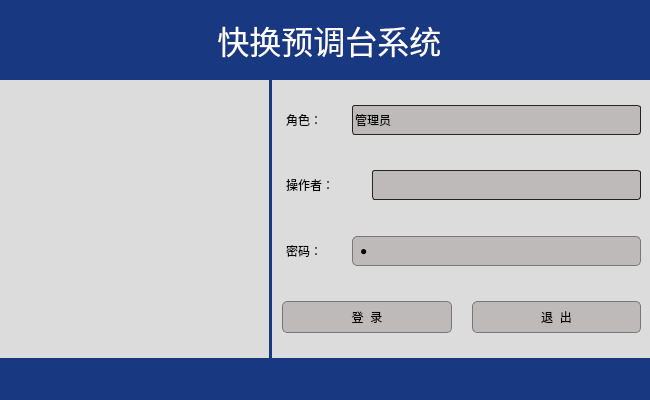
<?xml version="1.0" encoding="UTF-8"?>
<ui version="4.0">
 <class>loginForm</class>
 <widget class="QWidget" name="loginForm">
  <property name="geometry">
   <rect>
    <x>0</x>
    <y>0</y>
    <width>650</width>
    <height>400</height>
   </rect>
  </property>
  <property name="minimumSize">
   <size>
    <width>650</width>
    <height>400</height>
   </size>
  </property>
  <property name="maximumSize">
   <size>
    <width>650</width>
    <height>400</height>
   </size>
  </property>
  <property name="windowTitle">
   <string>登录</string>
  </property>
  <property name="styleSheet">
   <string notr="true">
QWidget
{
    background-color: #DCDCDC;
    padding: 1px;
    border-radius: 0px;
    opacity: 0;
	color: rgb(0, 0, 0);
/*
	font: 12pt ;
*/
}

 
QWidget #widget1,#widget2
{
     color: #F0F0F0;
	 background-color: #183881;
     padding: 1px;
     border-radius: 0px;
     opacity: 0;
}

QLabel#label_4,#label_5
{
     color:#FFFFFF;
	 background-color: #183881;
}


QFrame#line
{
	background-color: #183881;
}

QComboBox{
border:1px solid #242424;
border-radius:3px;
padding:2px;
background:none;
selection-background-color:#484848;
selection-color:#DCDCDC;
}

QLineEdit
{
    background-color: #BFBABA;
    selection-background-color: #D1DBCB;
    selection-color: black;
    padding: 5px;
    border-style: solid;
    border: 1px solid #76797C;
    border-radius: 5px;
    color: #000000;
}

QPushButton
{
    color: #000000;
    background-color: #BFBABA;
    border-width: 1px;
    border-color: #76797C;
    border-style: solid;
    padding: 5px;
	border-radius:5px;
}

QPushButton:disabled
{
    background-color: #C2C46B;
    border-width: 1px;
    border-color: #76797C;
    border-style: solid;
    padding-top: 5px;
    padding-bottom: 5px;
    padding-left: 10px;
    padding-right: 10px;
    border-radius: 2px;
    color: #000000;
}

QPushButton:focus {
    background-color: #D1DBCB;
    color: black;
}

QPushButton:pressed
{
    color: black;
    background-color: #D1DBCB;
    padding-top: -15px;
    padding-bottom: -17px;
}
QPushButton:checked{
    background-color: #76797C;
    border-color: #6A6969;
}


QComboBox{
	border:1px solid #242424;
	border-radius:3px;
	padding:2px;
	background:#BFBABA;
}
QComboBox::down-arrow,QDateEdit[calendarPopup=&quot;true&quot;]::down-arrow,QTimeEdit[calendarPopup=&quot;true&quot;]::down-arrow,QDateTimeEdit[calendarPopup=&quot;true&quot;]::down-arrow{
image:url(:/qss_icons/rc/add_bottom.png);
width:10px;
height:10px;
right:2px;
}

QComboBox::drop-down,QDateEdit::drop-down,QTimeEdit::drop-down,QDateTimeEdit::drop-down{
subcontrol-origin:padding;
subcontrol-position:top right;
width:15px;
border-left-width:0px;
border-left-style:solid;
border-top-right-radius:3px;
border-bottom-right-radius:3px;
border-left-color:#242424;
}

QComboBox::drop-down:on{
top:1px;
}</string>
  </property>
  <layout class="QVBoxLayout" name="verticalLayout_2" stretch="0,1,0">
   <property name="spacing">
    <number>0</number>
   </property>
   <property name="leftMargin">
    <number>0</number>
   </property>
   <property name="topMargin">
    <number>0</number>
   </property>
   <property name="rightMargin">
    <number>0</number>
   </property>
   <property name="bottomMargin">
    <number>0</number>
   </property>
   <item>
    <widget class="QWidget" name="widget1" native="true">
     <property name="minimumSize">
      <size>
       <width>0</width>
       <height>80</height>
      </size>
     </property>
     <property name="maximumSize">
      <size>
       <width>16777215</width>
       <height>80</height>
      </size>
     </property>
     <layout class="QHBoxLayout" name="horizontalLayout_6">
      <property name="spacing">
       <number>0</number>
      </property>
      <property name="leftMargin">
       <number>0</number>
      </property>
      <property name="topMargin">
       <number>0</number>
      </property>
      <property name="rightMargin">
       <number>0</number>
      </property>
      <property name="bottomMargin">
       <number>0</number>
      </property>
      <item>
       <widget class="QLabel" name="label_4">
        <property name="font">
         <font>
          <pointsize>24</pointsize>
         </font>
        </property>
        <property name="text">
         <string> 快换预调台系统</string>
        </property>
        <property name="alignment">
         <set>Qt::AlignCenter</set>
        </property>
       </widget>
      </item>
     </layout>
    </widget>
   </item>
   <item>
    <layout class="QHBoxLayout" name="horizontalLayout_5" stretch="0,0,0">
     <property name="spacing">
      <number>10</number>
     </property>
     <property name="leftMargin">
      <number>9</number>
     </property>
     <property name="rightMargin">
      <number>9</number>
     </property>
     <item>
      <widget class="QLabel" name="label_6">
       <property name="minimumSize">
        <size>
         <width>250</width>
         <height>0</height>
        </size>
       </property>
       <property name="text">
        <string/>
       </property>
       <property name="pixmap">
        <pixmap resource="images.qrc">:/img/images/AECC.ico</pixmap>
       </property>
      </widget>
     </item>
     <item>
      <widget class="Line" name="line">
       <property name="orientation">
        <enum>Qt::Vertical</enum>
       </property>
      </widget>
     </item>
     <item>
      <layout class="QVBoxLayout" name="verticalLayout">
       <item>
        <spacer name="verticalSpacer_4">
         <property name="orientation">
          <enum>Qt::Vertical</enum>
         </property>
         <property name="sizeHint" stdset="0">
          <size>
           <width>20</width>
           <height>40</height>
          </size>
         </property>
        </spacer>
       </item>
       <item>
        <layout class="QHBoxLayout" name="horizontalLayout">
         <item>
          <widget class="QLabel" name="label_3">
           <property name="minimumSize">
            <size>
             <width>50</width>
             <height>0</height>
            </size>
           </property>
           <property name="maximumSize">
            <size>
             <width>60</width>
             <height>16777215</height>
            </size>
           </property>
           <property name="text">
            <string>角色：</string>
           </property>
          </widget>
         </item>
         <item>
          <widget class="QComboBox" name="role">
           <property name="minimumSize">
            <size>
             <width>0</width>
             <height>30</height>
            </size>
           </property>
           <item>
            <property name="text">
             <string>管理员</string>
            </property>
           </item>
           <item>
            <property name="text">
             <string>操作员</string>
            </property>
           </item>
          </widget>
         </item>
        </layout>
       </item>
       <item>
        <spacer name="verticalSpacer_2">
         <property name="orientation">
          <enum>Qt::Vertical</enum>
         </property>
         <property name="sizeHint" stdset="0">
          <size>
           <width>20</width>
           <height>40</height>
          </size>
         </property>
        </spacer>
       </item>
       <item>
        <layout class="QHBoxLayout" name="horizontalLayout_2">
         <item>
          <widget class="QLabel" name="label">
           <property name="minimumSize">
            <size>
             <width>60</width>
             <height>0</height>
            </size>
           </property>
           <property name="maximumSize">
            <size>
             <width>80</width>
             <height>16777215</height>
            </size>
           </property>
           <property name="text">
            <string>操作者：</string>
           </property>
          </widget>
         </item>
         <item>
          <widget class="QComboBox" name="userName">
           <property name="minimumSize">
            <size>
             <width>0</width>
             <height>30</height>
            </size>
           </property>
          </widget>
         </item>
        </layout>
       </item>
       <item>
        <spacer name="verticalSpacer">
         <property name="orientation">
          <enum>Qt::Vertical</enum>
         </property>
         <property name="sizeHint" stdset="0">
          <size>
           <width>20</width>
           <height>40</height>
          </size>
         </property>
        </spacer>
       </item>
       <item>
        <layout class="QHBoxLayout" name="horizontalLayout_3">
         <item>
          <widget class="QLabel" name="label_2">
           <property name="minimumSize">
            <size>
             <width>60</width>
             <height>0</height>
            </size>
           </property>
           <property name="maximumSize">
            <size>
             <width>60</width>
             <height>16777215</height>
            </size>
           </property>
           <property name="text">
            <string>密码：</string>
           </property>
          </widget>
         </item>
         <item>
          <widget class="QLineEdit" name="pwd">
           <property name="minimumSize">
            <size>
             <width>0</width>
             <height>30</height>
            </size>
           </property>
           <property name="text">
            <string>1</string>
           </property>
           <property name="echoMode">
            <enum>QLineEdit::Password</enum>
           </property>
          </widget>
         </item>
        </layout>
       </item>
       <item>
        <spacer name="verticalSpacer_3">
         <property name="orientation">
          <enum>Qt::Vertical</enum>
         </property>
         <property name="sizeHint" stdset="0">
          <size>
           <width>20</width>
           <height>40</height>
          </size>
         </property>
        </spacer>
       </item>
       <item>
        <layout class="QHBoxLayout" name="horizontalLayout_4">
         <property name="spacing">
          <number>20</number>
         </property>
         <item>
          <widget class="QPushButton" name="loginBtn">
           <property name="minimumSize">
            <size>
             <width>90</width>
             <height>32</height>
            </size>
           </property>
           <property name="text">
            <string>登  录</string>
           </property>
           <property name="icon">
            <iconset resource="images.qrc">
             <normaloff>:/img/images/login.png</normaloff>:/img/images/login.png</iconset>
           </property>
          </widget>
         </item>
         <item>
          <widget class="QPushButton" name="exitBtn">
           <property name="minimumSize">
            <size>
             <width>90</width>
             <height>32</height>
            </size>
           </property>
           <property name="text">
            <string>退  出</string>
           </property>
           <property name="icon">
            <iconset resource="images.qrc">
             <normaloff>:/img/images/exit.png</normaloff>:/img/images/exit.png</iconset>
           </property>
          </widget>
         </item>
        </layout>
       </item>
       <item>
        <spacer name="verticalSpacer_5">
         <property name="orientation">
          <enum>Qt::Vertical</enum>
         </property>
         <property name="sizeHint" stdset="0">
          <size>
           <width>20</width>
           <height>40</height>
          </size>
         </property>
        </spacer>
       </item>
      </layout>
     </item>
    </layout>
   </item>
   <item>
    <widget class="QWidget" name="widget2" native="true">
     <property name="minimumSize">
      <size>
       <width>0</width>
       <height>42</height>
      </size>
     </property>
     <property name="maximumSize">
      <size>
       <width>16777215</width>
       <height>42</height>
      </size>
     </property>
     <layout class="QHBoxLayout" name="horizontalLayout_7">
      <property name="spacing">
       <number>0</number>
      </property>
      <property name="topMargin">
       <number>0</number>
      </property>
      <property name="bottomMargin">
       <number>0</number>
      </property>
      <item>
       <widget class="QLabel" name="label_5">
        <property name="font">
         <font>
          <pointsize>10</pointsize>
         </font>
        </property>
        <property name="text">
         <string/>
        </property>
       </widget>
      </item>
     </layout>
    </widget>
   </item>
  </layout>
 </widget>
 <resources>
  <include location="images.qrc"/>
 </resources>
 <connections/>
</ui>
